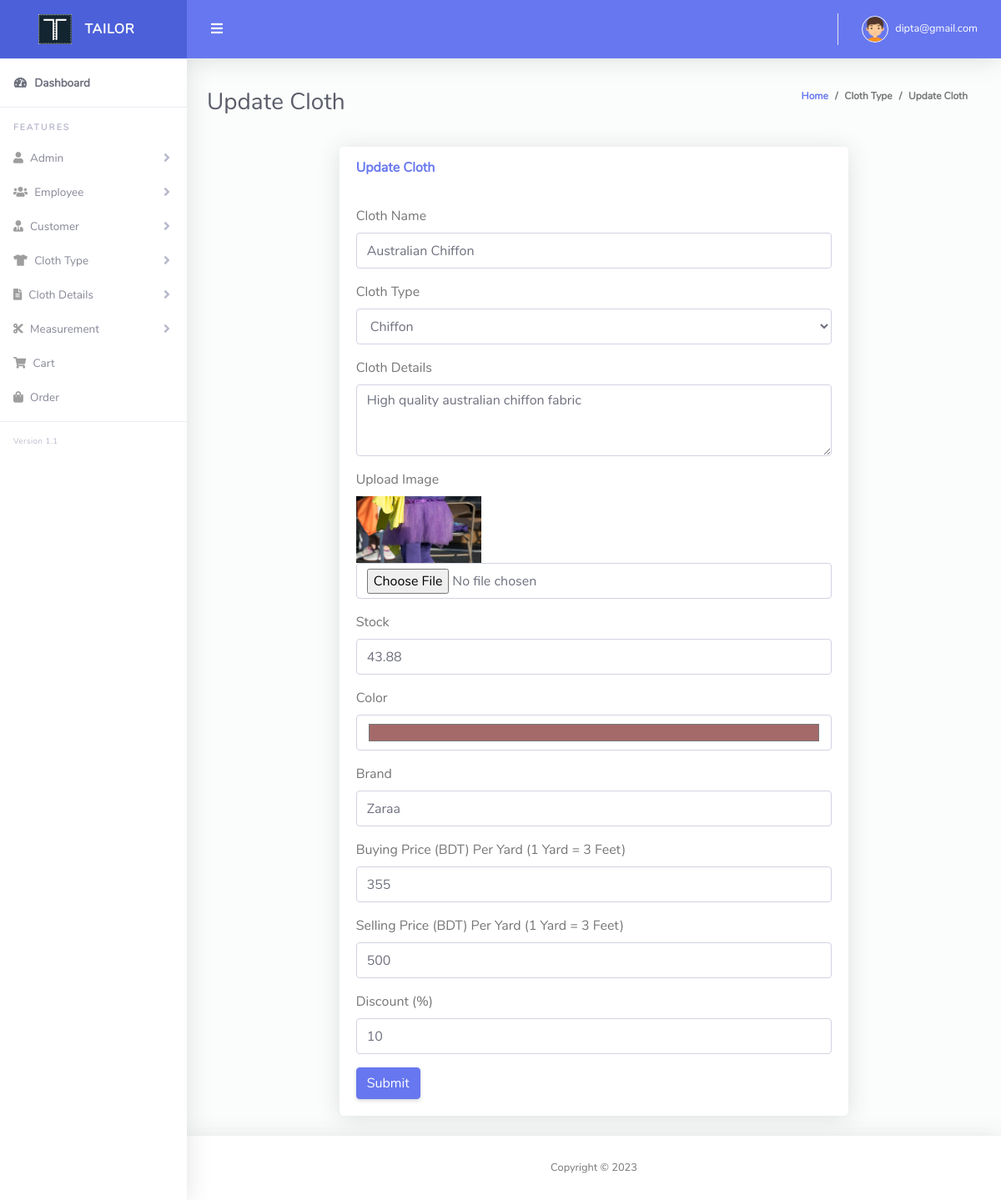
Screenshot of /edit_cloth.php?clothid=17 (signed in) with the database file from the repository.
### tables this page shows
CREATE TABLE `tbl_cloth` (
  `id` int(11) NOT NULL,
  `cloth_name` varchar(255) NOT NULL,
  `type` int(11) NOT NULL,
  `details` text NOT NULL,
  `image` varchar(255) NOT NULL,
  `stock` varchar(255) NOT NULL,
  `color` varchar(255) NOT NULL,
  `brand` varchar(255) NOT NULL,
  `buying_price` int(11) NOT NULL,
  `selling_price` int(11) NOT NULL,
  `discount` int(11) NOT NULL,
  `created_at` timestamp NOT NULL DEFAULT current_timestamp(),
  `soft_delete` tinyint(4) NOT NULL DEFAULT 0
);

CREATE TABLE `cloth_type` (
  `id` int(11) NOT NULL,
  `name` varchar(255) NOT NULL,
  `soft_delete` tinyint(4) NOT NULL DEFAULT 0
);

### Classes/DB.php (called while the page is built, shortened)
<?php
class DB
{
    public function connect(){
        $this->conn = new mysqli("localhost","root","","tailor_shop");
        if ($this->conn->connect_error) {
          die("Connection failed: " . $this->conn->connect_error);
        } else {
            return $msg =  "connected";
        }
    }
}

### Classes/ClothClass.php (called while the page is built, shortened)
<?php
include_once 'db.php';
class ClothClass extends DB
{
    public function viewSingleCloth($clothid){
        $query  = "SELECT * FROM tbl_cloth WHERE id='$clothid'";
        $result = $this->conn->query($query);
        return $result;
    }
	public function select($query){
		$result = $this->conn->query($query) or die($this->conn->error.__LINE__);
		if($result->num_rows > 0){
			return $result;
		} else {
			return false;
		}
	}
}

### edit_cloth.php (the view, shortened to what this page needs)
<?php include 'layouts/header.php';
$clothid = "";
if ($_GET['clothid'] == NULL || !isset($_GET['clothid'])) {
  "<script>window.location = 'all_cloth.php'; </script>";
} else {
  $clothid = $_GET['clothid'];
}
?>
<div class="container-fluid" id="container-wrapper">
  <div class="d-sm-flex align-items-center justify-content-between mb-4">
    <h1 class="h3 mb-0 text-gray-800">Update Cloth</h1>
    <ol class="breadcrumb">
      <li class="breadcrumb-item"><a href="index.php">Home</a></li>
      <li class="breadcrumb-item">Cloth Type</li>
      <li class="breadcrumb-item active" aria-current="page">Update Cloth</li>
    </ol>
  </div>
  <div class="row">
    <div class="col-lg-2"></div>
    <div class="col-lg-8">
      <div class="card mb-4">
        <div class="card-header py-3 d-flex flex-row align-items-center justify-content-between">
          <h6 class="m-0 font-weight-bold text-primary">Update Cloth</h6>
        </div>
        <div class="card-body">
          <form method="POST" enctype="multipart/form-data">
            <?php
            $view = $cloth->viewSingleCloth($clothid);
            if ($view) {
              while ($value = $view->fetch_assoc()) {
            ?>
                <div class="form-group">
                  <label>Cloth Name</label>
                  <input name="cloth_name" type="text" class="form-control" value="<?php echo $value['cloth_name']; ?>">
                </div>
                <div class="form-group">
                  <label>Cloth Type</label><br>
                  <select id="select" name="type" class="form-control">
                    <?php
                    $query = "select * from cloth_type where soft_delete=0";
                    $type = $cloth->select($query);
                    if ($type) {
                      while ($result = $type->fetch_assoc()) {
                    ?>
                        <option <?php
                                if ($value['type'] == $result['id']) { ?> selected="selected" <?php } ?> value="<?php echo $result['id']; ?>"><?php echo $result['name']; ?>
                        </option>
                    <?php }
                    } ?>
                  </select>
                </div>
                <div class="form-group">
                  <label>Cloth Details</label>
                  <textarea name="details" class="form-control" id="exampleFormControlTextarea1" rows="3"><?php echo $value['details']; ?></textarea>
                </div>
                <div class="form-group">
                  <label>Upload Image</label>
                  <br>
                  <td>
                    <img src="<?php echo $value['image']; ?>" height="80px" width="150px" /></br>
                    <input type="file" name="image" class="form-control" placeholder="Enter Image" min="0" />
                  </td>
                </div>
                <div class="form-group">
                  <label>Stock</label>
                  <input name="stock" type="text" class="form-control" value="<?php echo $value['stock']; ?>">
                </div>
                <div class="form-group">
                  <label>Color</label>
                  <input name="color" type="color" class="form-control" value="<?php echo $value['color']; ?>">
                </div>
                <div class="form-group">
                  <label>Brand</label>
                  <input name="brand" type="text" class="form-control" value="<?php echo $value['brand']; ?>">
                </div>
                <div class="form-group">
                  <label>Buying Price (BDT) Per Yard (1 Yard = 3 Feet)</label>
                  <input name="buying_price" type="number" class="form-control" value="<?php echo $value['buying_price']; ?>" min="0">
                </div>
                <div class="form-group">
                  <label>Selling Price (BDT) Per Yard (1 Yard = 3 Feet)</label>
                  <input name="selling_price" type="number" class="form-control" value="<?php echo $value['selling_price']; ?>" min="0">
                </div>
                <div class="form-group">
                  <label>Discount (%)</label>
                  <input name="discount" type="number" min="0" step="1" class="form-control" value="<?php echo $value['discount']; ?>">
                </div>
            <?php }
            } ?>
            <button type="submit" class="btn btn-primary">Submit</button>
          </form>
        </div>
      </div>
    </div>
  </div>
</div>
<?php include 'layouts/footer.php'; ?>

### rows the page displays
tbl_cloth: cloth_name "Australian Chiffon", type "Chiffon", details "High quality australian chiffon fabric", image (picture), stock "43.88", color "#a46a6a", brand "Zaraa", buying_price "355", selling_price "500", discount "10"

### other values shown
$_SESSION['email'] "dipta@gmail.com"
